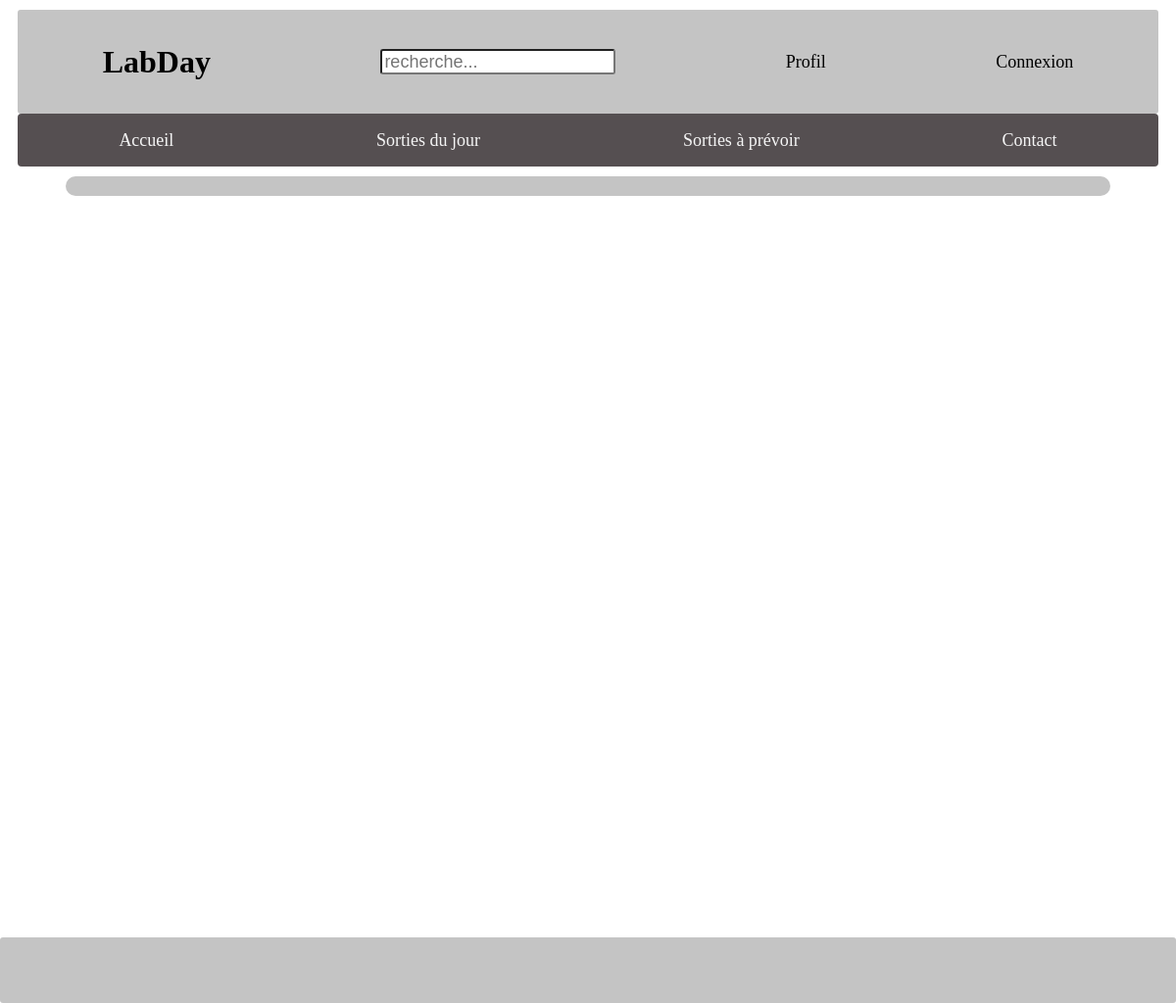
The app's page /php/sortieDuJour.php, older data.
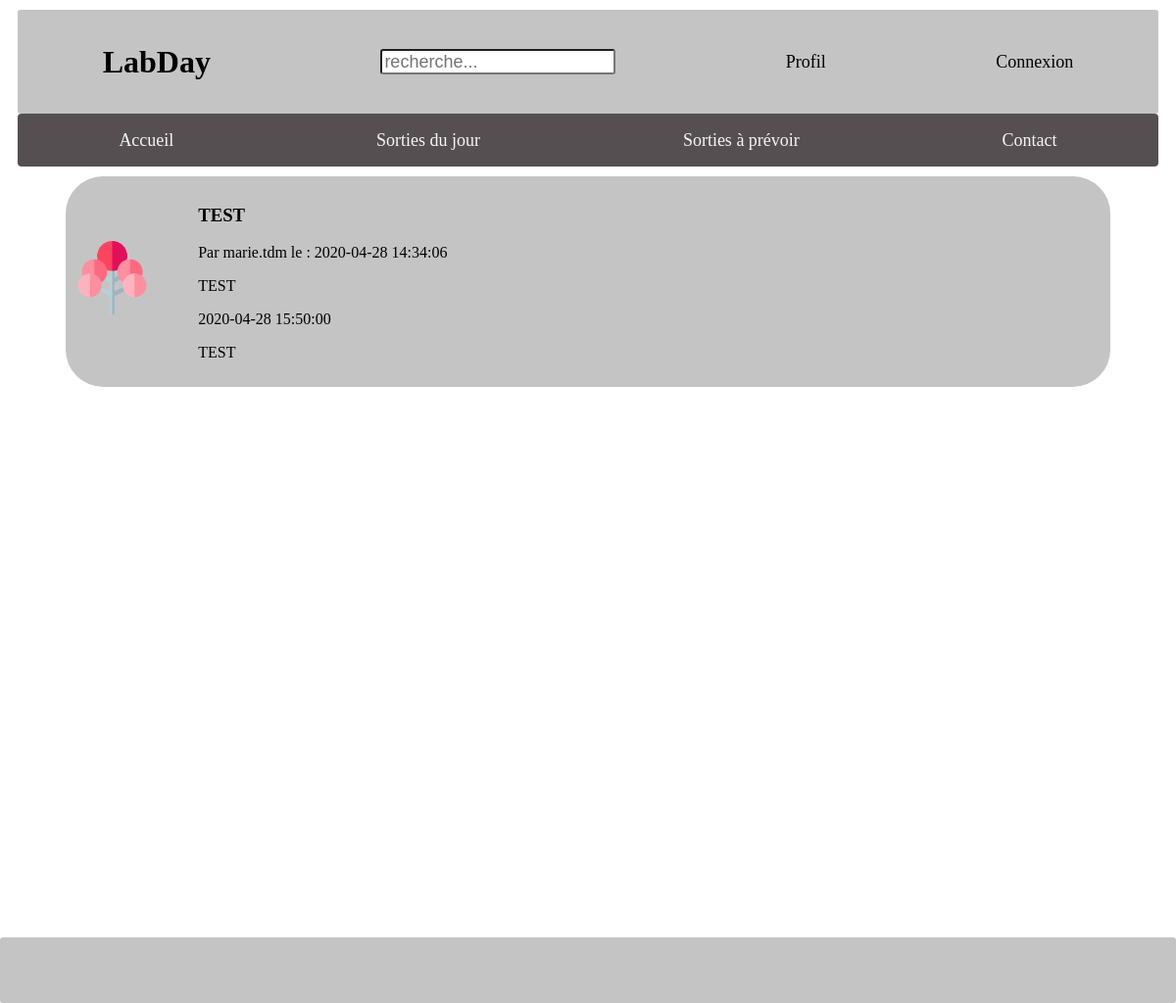
The same page, newer data.
### tables this page shows
CREATE TABLE `evenements` (
  `id_evenement` int(11) NOT NULL,
  `id_utilisateur` int(11) NOT NULL,
  `date_poste` datetime NOT NULL DEFAULT CURRENT_TIMESTAMP,
  `description` text NOT NULL,
  `date_evenement` datetime NOT NULL,
  `titre_evenement` varchar(250) NOT NULL,
  `id_karma` int(11) DEFAULT NULL,
  `lieu` varchar(255) DEFAULT NULL
);

CREATE TABLE `utilisateurs` (
  `id_utilisateur` int(11) NOT NULL,
  `prenom` varchar(100) NOT NULL,
  `nom` varchar(100) NOT NULL,
  `date_naissance` date NOT NULL,
  `adresse` varchar(250) NOT NULL,
  `code_postale` int(5) NOT NULL,
  `pays` varchar(100) NOT NULL,
  `telephone` int(10) NOT NULL,
  `mail` varchar(250) NOT NULL,
  `pseudo` varchar(100) NOT NULL,
  `mot_de_passe` varchar(255) NOT NULL,
  `type_utilisateur` varchar(50) NOT NULL,
  `ville` varchar(200) NOT NULL,
  `date_creation_utilisateur` datetime DEFAULT CURRENT_TIMESTAMP
);

### php/sortieDuJour.php (the view, shortened to what this page needs)
<!DOCTYPE html>
<html lang="fr">
<head>
    <link rel="stylesheet" href="../assets/css/sortieDuJour.css" />
</head>
<body>
<?php
if(isset($_SESSION['username'])){
    require("headerProfil.php");
}
else{
    require("headerConnect.php");
}
?>
    <section class="fond">
        <?php
        require ("../controllers/bdd.php");
        $reponse = $bdd->query('SELECT ut.pseudo , ev.* FROM evenements as ev left join utilisateurs as ut
        on ev.id_utilisateur= ut.id_utilisateur where DATE(ev.date_evenement)= DATE(NOW()) order by DATE(ev.date_evenement) ASC');
        while ($donnees = $reponse->fetch())
        {
        ?>
        <div class="listOfEvent">
            <ul class="collectionItem">
                <div class="pictureEvent">
                    <img id="imgTree" src="../assets/images/arbre_icon.png"/>
                </div>
                <div class="pictureEvent">
                    <h3 id="titleOfEvent"><?php echo $donnees['titre_evenement']; ?> </h3>
                    <p><?php echo  "Par " . $donnees['pseudo'] . " le : " . $donnees['date_poste'] ; ?></p>
                    <p><?php echo $donnees['description']; ?></p>
                    <p><?php echo $donnees['date_evenement']; ?></p>
                    <p><?php echo $donnees['lieu']; ?></p>
                </div>
            </ul>
            <?php
            }
            ?>
        </div>
    </section>
    <footer class="footer">
    </footer>
</body>
</html>

Row changes from the older to the newer data that the page shows:
added evenements: titre_evenement "TEST", id_utilisateur.pseudo "marie.tdm", date_poste "2020-04-28 14:34:06", description "TEST", date_evenement "2020-04-28 15:50:00", lieu "TEST"
